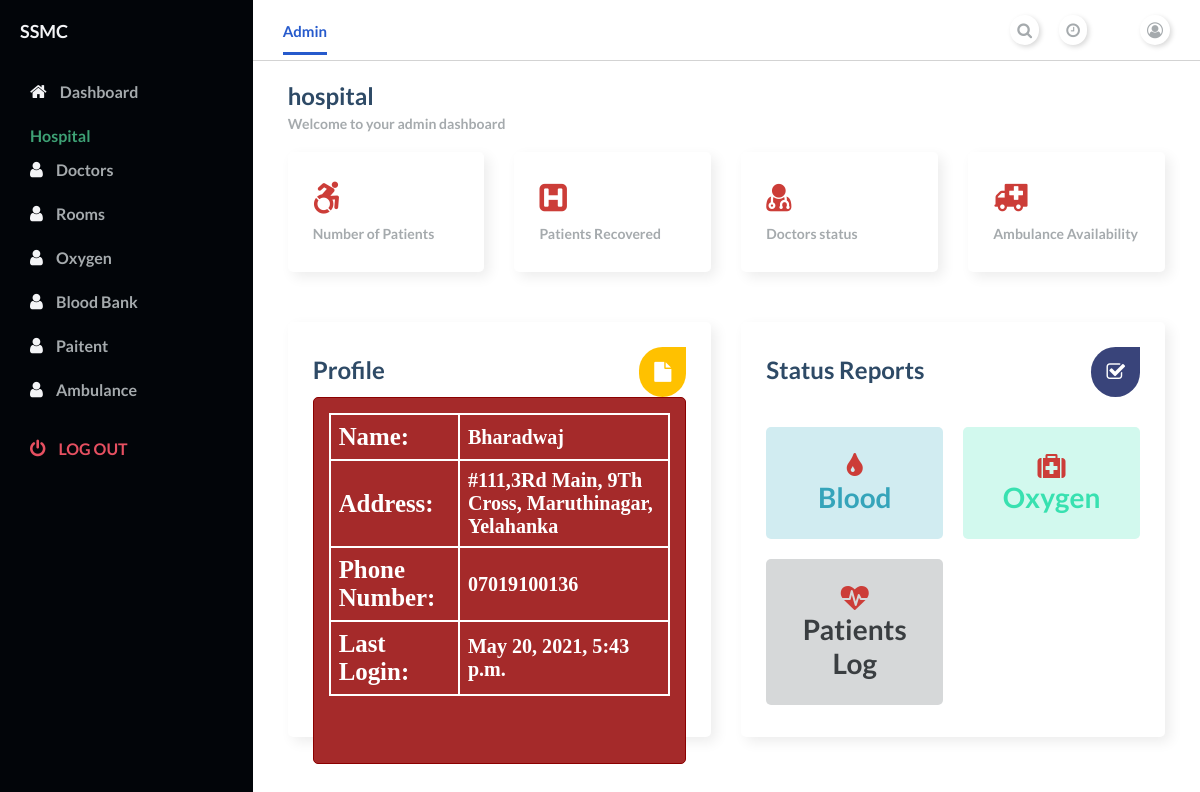
The page /hospital/dashboard/ (signed in) on the database as committed earlier.
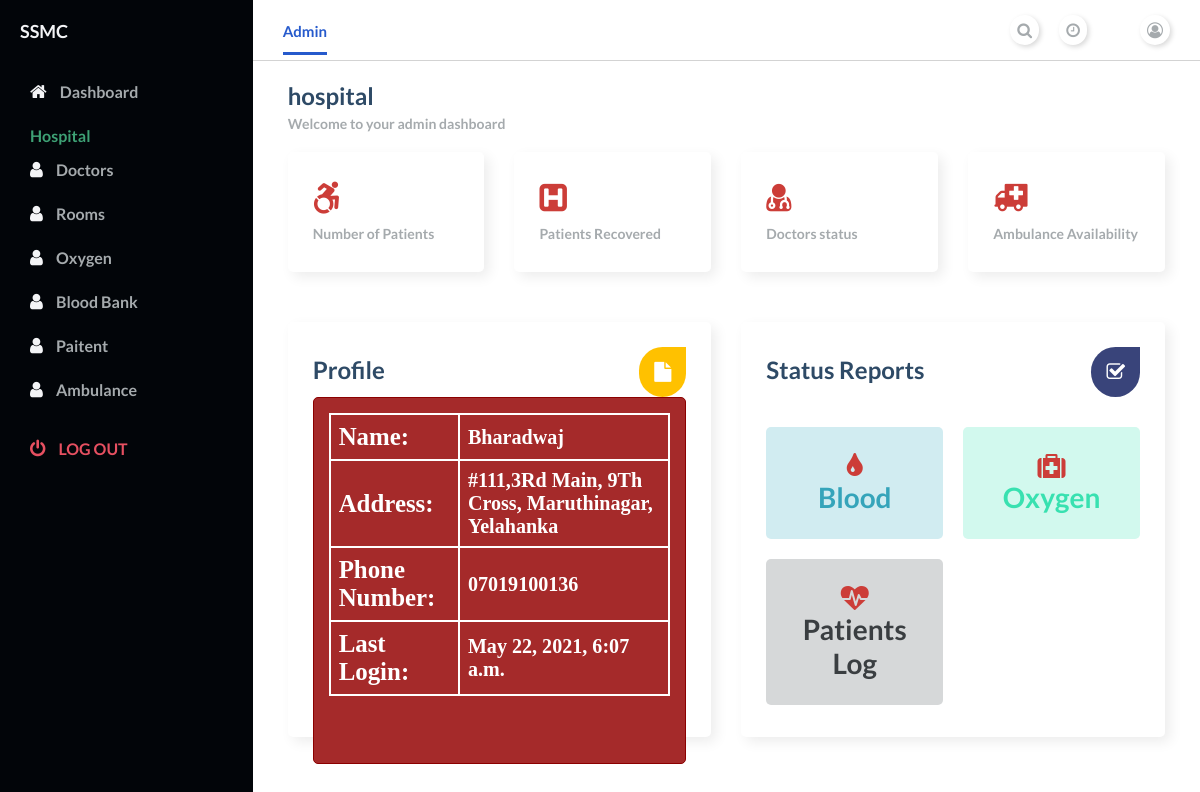
The same page on the database as committed later.
### accounts/models.py (models this page shows, shortened)
class User(AbstractUser):
    username = None
    role = models.CharField(max_length=12, error_messages={
        'required': "Role must be provided"
    })
    gender = models.CharField(max_length=10, blank=True, null=True, default="")
    email = models.EmailField(unique=True, blank=False,
                              error_messages={
                                  'unique': "A user with that email already exists.",
                              })
    address=models.TextField(blank=True,null=True,default="")
    phone_number = PhoneField(blank=True, help_text='Contact phone number')
    pincode=models.CharField( max_length=6, default="")
    USERNAME_FIELD = "email"
    REQUIRED_FIELDS = []
    objects = UserManager()

### hospital/views.py (the view)
# urls.py: path('', DashboardView.as_view(), name='bloodbank-dashboard'),
class DashboardView(ListView):
    template_name = 'hospital/hospitalbase.html'
    @method_decorator(login_required(login_url=reverse_lazy('accounts:login')))
    @method_decorator(user_is_hospital)
    def dispatch(self, request, *args, **kwargs):
        return super().dispatch(self.request, *args, **kwargs)
    def get_queryset(self):
        return None

### templates/hospital/hospitalbase.html (shortened to what this page needs)
{% extends 'hospital/home.html' %}
{% load static %}
{% block content %}
<main>
  <div class="main__container">
    <div class="main__title">
      <div class="main__greeting">
        <h1>{{request.user.role}}</h1>
        <p>Welcome to your admin dashboard</p>
      </div>
    </div>
    <div class="main__cards">
      <div class="card">
        <i class="fa fa-wheelchair-alt fa-2x text-red" aria-hidden="true"></i>
        <div class="card_inner">
          <p class="text-primary-p">Number of Patients</p>
        </div>
      </div>
      <div class="card">
        <i class="fa fa-h-square fa-2x text-red" aria-hidden="true"></i>
        <div class="card_inner">
          <p class="text-primary-p">Patients Recovered </p>
        </div>
      </div>
      <div class="card">
        <i class="fa fa-user-md fa-2x text-red" aria-hidden="true"></i>
        <div class="card_inner">
          <p class="text-primary-p">Doctors status </p>
        </div>
      </div>
      <div class="card">
        <i class="fa fa-ambulance fa-2x text-red" aria-hidden="true"></i>
        <div class="card_inner">
          <p class="text-primary-p">Ambulance Availability </p>
        </div>
      </div>
    </div>
    <div class="charts">
      <div class="charts__left">
        <div class="charts__left__title">
          <div>
            <h1>Profile </h1>
          </div>
          <i class="fa fa-file" aria-hidden="true"></i>
        </div>
        <div class="profile">
          <div class="profile_container">
              <table>
                <tr>
                  <td><h5>Name:</h5></td>
                  <td><h6>{{request.user.last_name}}</h6></td>
                </tr>
                <tr>
                  <td><h5>Address:</h5></td>
                  <td><h6>{{request.user.address}}</h6></td>
                </tr>
                <tr>
                  <td><h5>Phone Number:</h5></td>
                  <td><h6>{{request.user.phone_number}}</h6></td>
                </tr>
                <tr>
                  <td><h5>Last Login:</h5></td>
                  <td><h6>{{request.user.last_login}}</h6></td>
                </tr>
              </table>
          </div>
        </div>
      </div>
      <div class="charts__right">
        <div class="charts__right__title">
          <div>
            <h1>Status Reports</h1>
          </div>
          <i class="fa fa-check-square-o " aria-hidden="true"></i>
        </div>
        <div class="charts__right__cards">
          <div class="card1">
            <i class="fa fa-tint fa-2x text-red " aria-hidden="true"></i>
            <h1>Blood</h1>
          </div>
          <div class="card2">
            <i class="fa fa-medkit fa-2x text-red " aria-hidden="true"></i>
            <h1>Oxygen</h1>
          </div>
          <div class="card3">
            <i class="fa fa-heartbeat fa-2x text-red " aria-hidden="true"></i>
            <h1>Patients Log </h1>
          </div>
        </div>
      </div>
    </div>
  </div>
</main>
{% endblock %}

### templates/hospital/home.html (shortened to what this page needs)
{% load static %}
<!DOCTYPE html>
<html lang="en">
<head>
    <link
      rel="stylesheet"
      href="https://stackpath.bootstrapcdn.com/font-awesome/4.7.0/css/font-awesome.min.css"
    />
    <link rel="stylesheet" href="{% static 'dashboard/style.css' %}" />
</head>
<body id="body">
    <div class="container">
    <nav class="navbar">
      <div class="navbar__left">
        <a class="active_link" href="#">Admin</a>
      </div>
      <div class="navbar__right">
        <a href="#">
          <i class="fa fa-search" aria-hidden="true"></i>
        </a>
        <a href="#">
          <i class="fa fa-clock-o" aria-hidden="true"></i>
        </a>
        <a href="#">
          <i class="fa fa-user-circle-o" aria-hidden="true"></i>
        </a>
      </div>
    </nav>
    {% block content %} {% endblock %}
      <div id="sidebar">
        <div class="sidebar__title">
          <div class="sidebar__img">
            <h1> {{ request.user.first_name }}</h1>
          </div>
        </div>
        <div class="sidebar__menu">
          <div class="sidebar__link ">
            <i class="fa fa-home"></i>
            <a href="{% url 'hospital:hospital-dashboard' %}">Dashboard</a>
          </div>
          <h2>Hospital</h2>
          <div class="sidebar__link">
            <i class="fa fa-user" aria-hidden="true"></i>
            <a href="{% url 'hospital:doctor-list' %}">Doctors</a>
          </div>
          <div class="sidebar__link">
            <i class="fa fa-user" aria-hidden="true"></i>
            <a href="{% url 'hospital:room-list' %}">Rooms</a>
          </div>
          <div class="sidebar__link">
            <i class="fa fa-user" aria-hidden="true"></i>
            <a href="{% url 'hospital:oxygen-list' %}">Oxygen</a>
          </div>
          <div class="sidebar__link">
            <i class="fa fa-user" aria-hidden="true"></i>
            <a href="{% url 'hospital:blood-list' %}">Blood Bank</a>
          </div>
          <div class="sidebar__link">
            <i class="fa fa-user" aria-hidden="true"></i>
            <a href="{% url 'hospital:paitent-list' %}">Paitent</a>
          </div>
          <div class="sidebar__link">
            <i class="fa fa-user" aria-hidden="true"></i>
            <a href="{% url 'hospital:ambulance-list' %}">Ambulance</a>
          </div>
           <div class="sidebar__logout">
            <i class="fa fa-power-off"></i>
            <a href="{% url 'accounts:logout' %}">Log out</a>
          </div>
        </div>
      </div>
    </div>
</body>
</html>

Rows that differ between the two databases and show on the page:
changed User "hospital": user.last_login "May 20, 2021, 5:43 p.m." → "May 22, 2021, 6:07 a.m."
